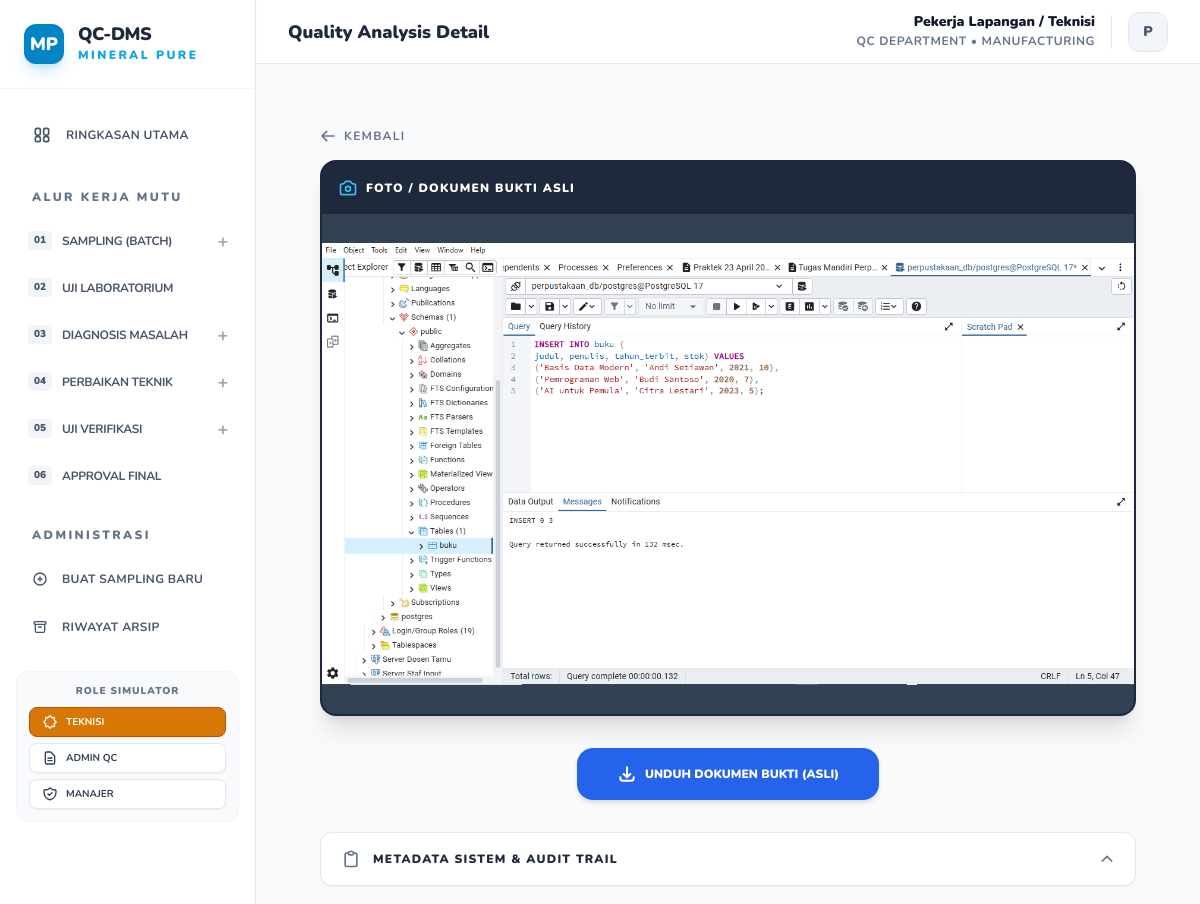
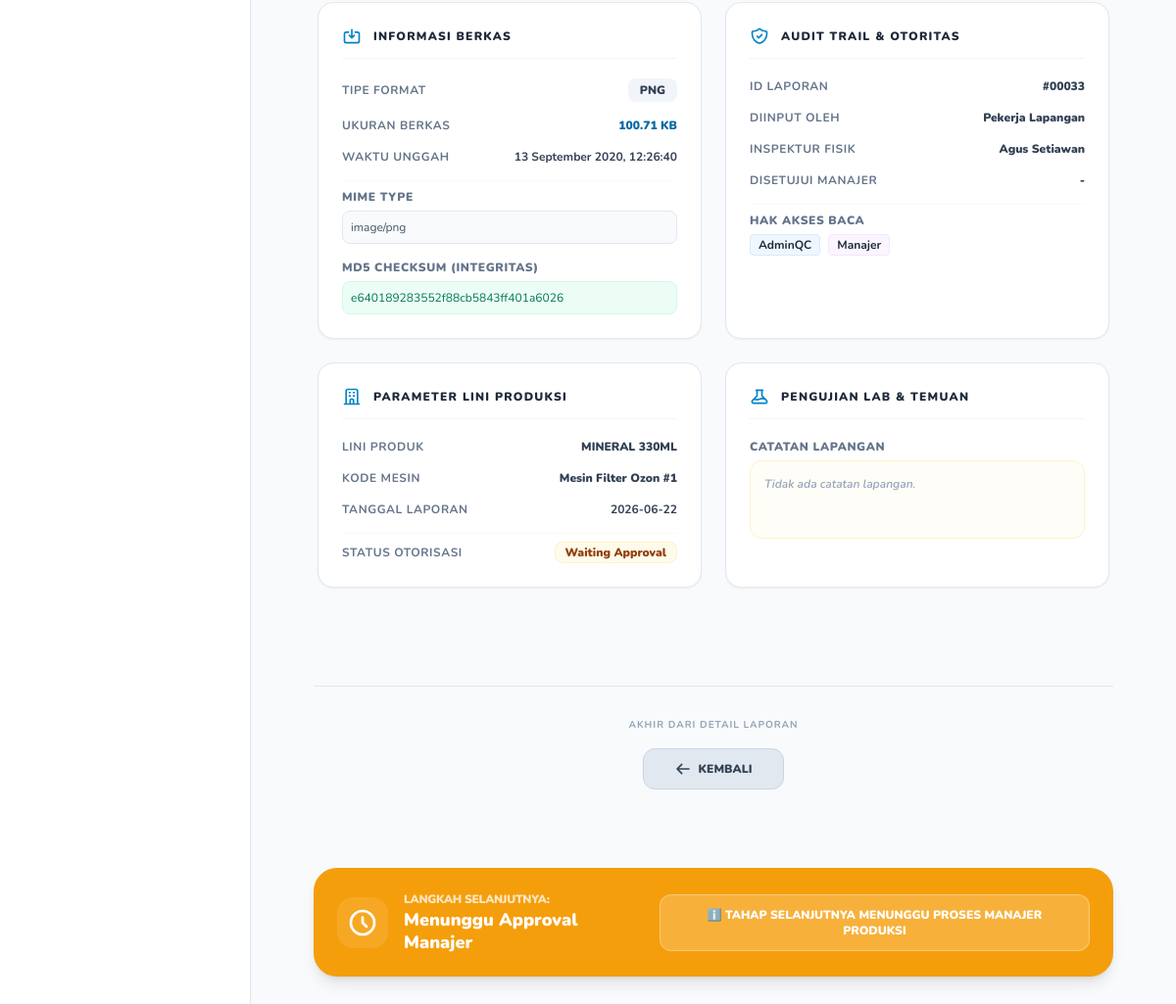
Before: /view.php?id=33 with the older database file (2 pictures, top to bottom).
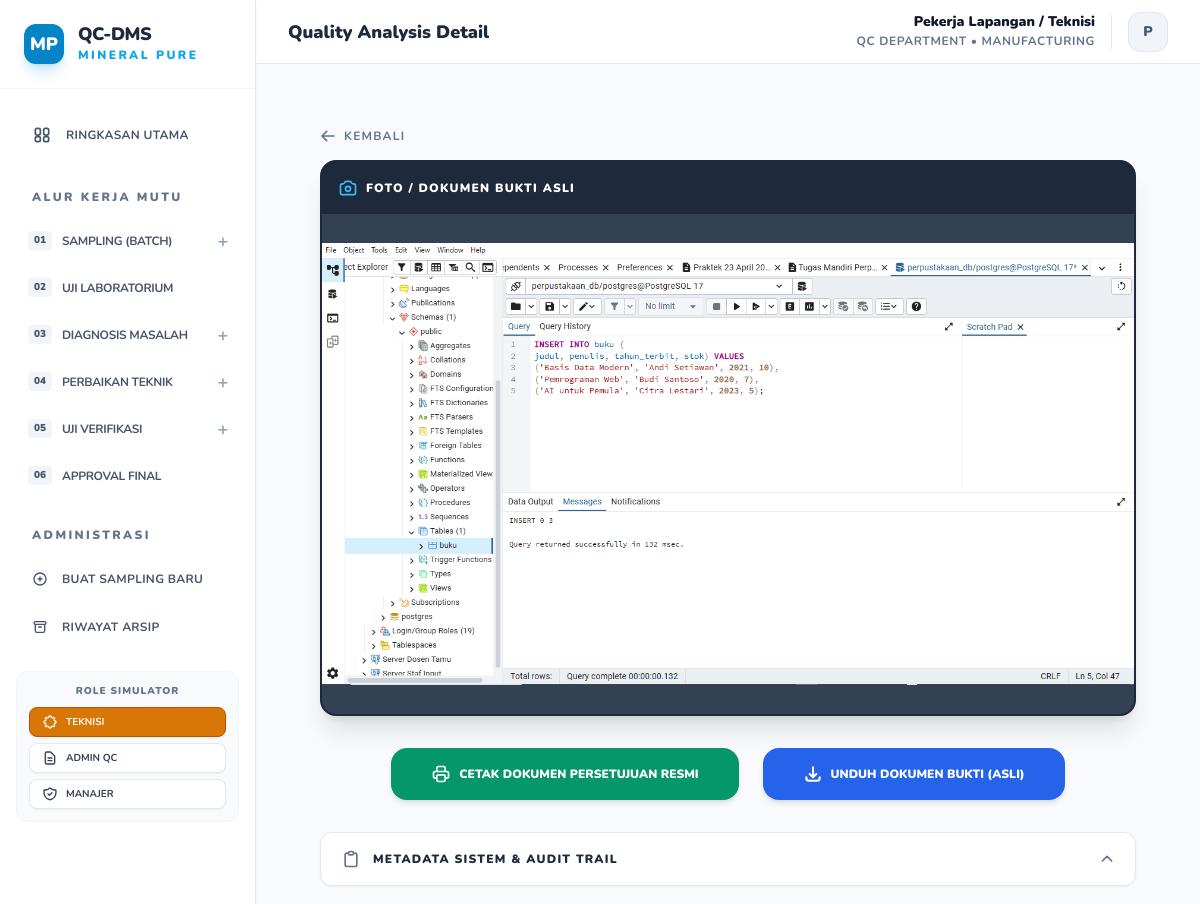
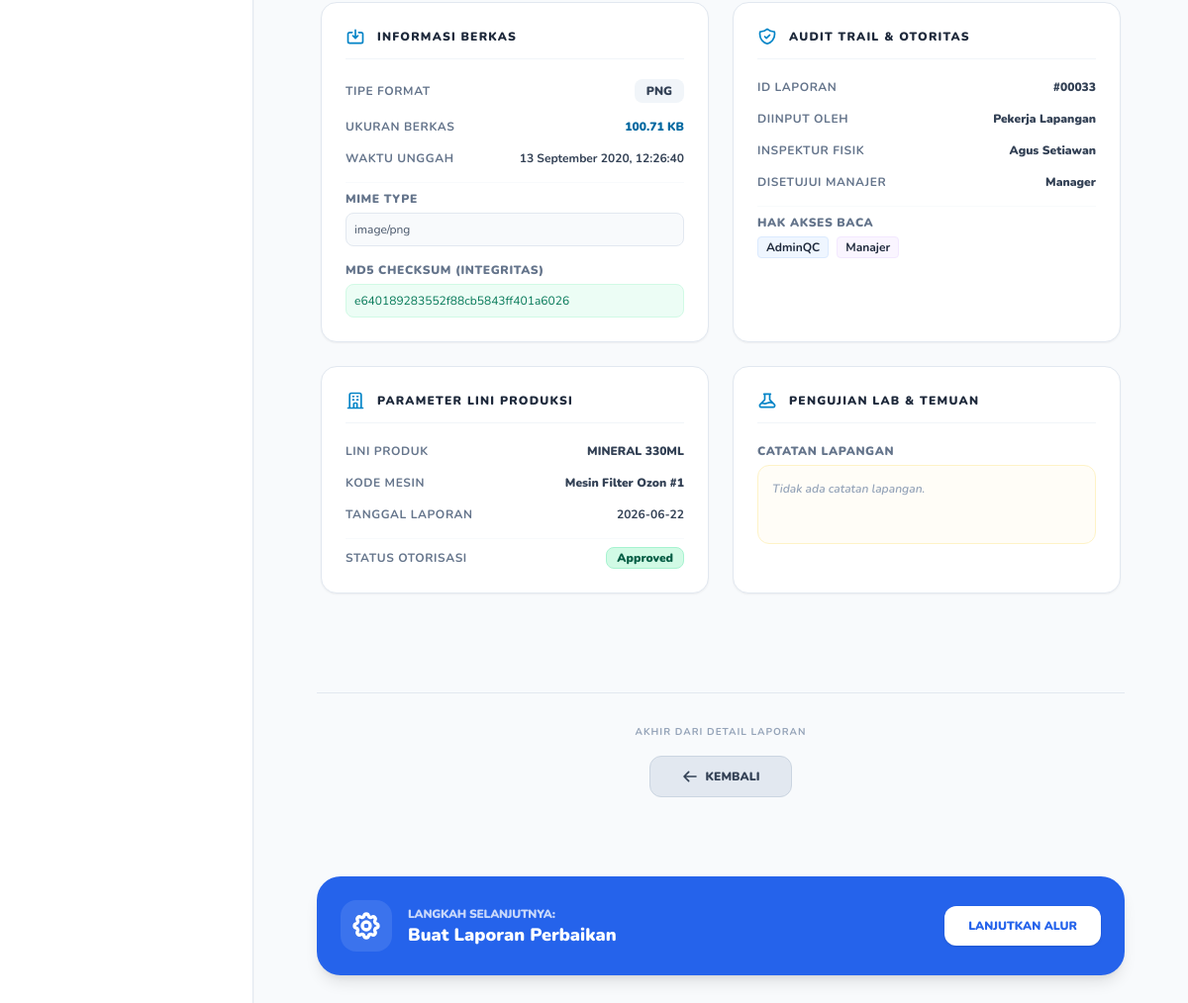
After: the same page with the newer database file (2 pictures, top to bottom).
### tables this page shows
CREATE TABLE documents (
        id INTEGER PRIMARY KEY AUTOINCREMENT,
        no_dokumen TEXT UNIQUE,
        nama_dokumen TEXT,
        produk TEXT,
        jenis TEXT,
        tanggal TEXT,
        inspector TEXT,
        machine_id TEXT,
        admin_entry_name TEXT,
        status TEXT,
        status_mutu TEXT DEFAULT 'Passed',
        approval_status TEXT DEFAULT 'Waiting Approval',
        approved_by TEXT,
        link TEXT,
        deskripsi TEXT,
        folder_path TEXT,
        parent_doc_id INTEGER,
        ph TEXT,
        tds TEXT,
        kekeruhan TEXT,
        created_at DATETIME,
        approved_at DATETIME,
        archived_at DATETIME
    , file_path TEXT, external_link TEXT);

### view.php (the view, shortened to what the changed rows need)
<?php
require 'db.php';
$id = $_GET['id'] ?? null;
$stmt = $pdo->prepare("SELECT * FROM documents WHERE id = ?");
$stmt->execute([$id]);
$doc = $stmt->fetch(PDO::FETCH_ASSOC);
$stmt = $pdo->prepare("SELECT * FROM documents WHERE parent_doc_id = ?");
$stmt->execute([$id]);
$child_docs = $stmt->fetchAll(PDO::FETCH_ASSOC);
$file_size_formatted = '0 KB';
$file_ext = 'UNKNOWN';
$file_mime = 'application/octet-stream';
$file_hash = '-';
$file_upload_time = $doc['tanggal'];
if (!empty($doc['file_path']) && file_exists($doc['file_path'])) {
    $file_size = filesize($doc['file_path']);
    $units = array('B', 'KB', 'MB', 'GB', 'TB');
    $bytes = max($file_size, 0);
    $pow = floor(($bytes ? log($bytes) : 0) / log(1024));
    $pow = min($pow, count($units) - 1);
    $bytes /= pow(1024, $pow);
    $file_size_formatted = round($bytes, 2) . ' ' . $units[$pow];
    $file_ext = strtoupper(pathinfo($doc['file_path'], PATHINFO_EXTENSION));
    $file_mime = mime_content_type($doc['file_path']);
    $file_hash = md5_file($doc['file_path']);
    $file_upload_time = date("d F Y, H:i:s", filemtime($doc['file_path']));
} elseif (!empty($doc['external_link'])) {
    $file_ext = 'CLOUD LINK';
    $file_mime = 'URI/Hyperlink';
    $file_size_formatted = 'External Storage';
    $file_hash = 'N/A (Cloud Data)';
}
?>
<!DOCTYPE html>
<html lang="id">
<head>
    <script src="https://cdn.tailwindcss.com"></script>
</head>
<body class="bg-slate-50 min-h-screen antialiased text-slate-800">
    <?php include 'sidebar.php'; ?>
    <div class="max-w-5xl mx-auto py-4 md:py-8 px-4 md:px-8 view-container">
        <?php if (!empty($doc['file_path']) || !empty($doc['external_link'])): ?>
        <div class="mb-8 no-print">
            <div class="bg-slate-900 rounded-2xl overflow-hidden shadow-xl border-2 border-slate-800">
                <div class="bg-slate-700 doc-preview-box" style="height:500px">
                    <?php if (!empty($doc['file_path'])): ?>
                        <?php
                        $ext = strtolower(pathinfo($doc['file_path'], PATHINFO_EXTENSION));
                        if (in_array($ext, ['jpg', 'jpeg', 'png', 'webp'])): ?>
                            <img src="<?= htmlspecialchars($doc['file_path']) ?>" class="w-full h-full object-contain" style="display:block">
                        <?php else: ?>
                            <iframe src="<?= htmlspecialchars($doc['file_path']) ?>" class="w-full h-full border-none"></iframe>
                        <?php endif; ?>
                    <?php endif; ?>
                </div>
            </div>
        </div>
        <?php endif; ?>
        <div class="mb-8 flex-col sm:flex-row justify-center items-center gap-4 sm:gap-6 no-print action-area desktop-action-toolbar hidden md:flex">
            <?php if ($doc['approval_status'] == 'Approved'): ?>
                <button onclick="window.print()" class="w-full sm:w-auto justify-center px-10 py-4 bg-emerald-600 text-white text-xs font-black uppercase rounded-2xl hover:bg-emerald-700 transition-all shadow-md flex items-center gap-2">
                    Cetak Dokumen Persetujuan Resmi
                </button>
            <?php endif; ?>
            <?php if (!empty($doc['file_path'])): ?>
                <a href="<?= htmlspecialchars($doc['file_path']) ?>" download class="w-full sm:w-auto justify-center px-10 py-4 bg-blue-600 text-white text-xs font-black uppercase rounded-2xl hover:bg-blue-700 transition-all shadow-md flex items-center gap-2">
                    <svg class="w-5 h-5" fill="none" stroke="currentColor" viewBox="0 0 24 24" xmlns="http://www.w3.org/2000/svg"><path stroke-linecap="round" stroke-linejoin="round" stroke-width="2.5" d="M4 16v1a3 3 0 003 3h10a3 3 0 003-3v-1m-4-4l-4 4m0 0l-4-4m4 4V4"></path></svg>
                    Unduh Dokumen Bukti (Asli)
                </a>
            <?php endif; ?>
        </div>
        <div class="mb-16">
            <div id="metadataSection" class="metadata-content open mt-4">
                <div class="no-print grid grid-cols-1 md:grid-cols-2 gap-6 p-1 mb-8 meta-grid">
                    <div class="bg-white p-6 rounded-2xl border border-slate-200 shadow-sm">
                        <ul class="space-y-4">
                            <li class="flex justify-between items-center">
                                <span class="text-xs font-bold text-slate-500 uppercase tracking-wider">Tipe Format</span>
                                <span class="text-xs font-black text-slate-700 bg-slate-100 px-3 py-1 rounded-lg"><?= $file_ext ?></span>
                            </li>
                            <li class="flex justify-between items-center">
                                <span class="text-xs font-bold text-slate-500 uppercase tracking-wider">Ukuran Berkas</span>
                                <span class="text-xs font-black text-sky-700"><?= $file_size_formatted ?></span>
                            </li>
                            <li class="flex justify-between items-center">
                                <span class="text-xs font-bold text-slate-500 uppercase tracking-wider">Waktu Unggah</span>
                                <span class="text-xs font-bold text-slate-700"><?= $file_upload_time ?></span>
                            </li>
                            <li class="flex flex-col gap-1.5 pt-2 border-t border-slate-50">
                                <span class="text-xs font-black text-slate-500 uppercase tracking-wider">MIME Type</span>
                                <span class="text-xs font-mono text-slate-600 bg-slate-50 p-2 rounded-lg border border-slate-200"><?= $file_mime ?></span>
                            </li>
                            <li class="flex flex-col gap-1.5">
                                <span class="text-xs font-black text-slate-500 uppercase tracking-wider">MD5 Checksum (Integritas)</span>
                                <span class="text-xs font-mono text-emerald-700 bg-emerald-50 p-2 rounded-lg border border-emerald-100 break-all"><?= $file_hash ?></span>
                            </li>
                        </ul>
                    </div>
                    <div class="bg-white p-6 rounded-2xl border border-slate-200 shadow-sm">
                        <ul class="space-y-4">
                            <li class="flex justify-between items-center">
                                <span class="text-xs font-bold text-slate-500 uppercase tracking-wider">ID Laporan</span>
                                <span class="text-xs font-black text-slate-700">#<?= str_pad($doc['id'], 5, '0', STR_PAD_LEFT) ?></span>
                            </li>
                            <li class="flex justify-between items-center">
                                <span class="text-xs font-bold text-slate-500 uppercase tracking-wider">Diinput Oleh</span>
                                <span class="text-xs font-black text-slate-700"><?= htmlspecialchars(str_replace('_', ' ', $doc['admin_entry_name'] ?? 'Pekerja Lapangan')) ?></span>
                            </li>
                            <li class="flex justify-between items-center">
                                <span class="text-xs font-bold text-slate-500 uppercase tracking-wider">Inspektur Fisik</span>
                                <span class="text-xs font-black text-slate-700"><?= htmlspecialchars($doc['inspector'] ?? '-') ?></span>
                            </li>
                            <li class="flex justify-between items-center">
                                <span class="text-xs font-bold text-slate-500 uppercase tracking-wider">Disetujui Manajer</span>
                                <span class="text-xs font-black text-slate-700"><?= htmlspecialchars(explode('(', $doc['approved_by'] ?? '-')[0]) ?></span>
                            </li>
                        </ul>
                    </div>
                    <div class="bg-white p-6 rounded-2xl border border-slate-200 shadow-sm">
                        <ul class="space-y-4">
                            <li class="flex justify-between items-center">
                                <span class="text-xs font-bold text-slate-500 uppercase tracking-wider">Lini Produk</span>
                                <span class="text-xs font-black text-slate-700 uppercase"><?= htmlspecialchars(str_replace('_', ' ', $doc['produk'])) ?></span>
                            </li>
                            <li class="flex justify-between items-center">
                                <span class="text-xs font-bold text-slate-500 uppercase tracking-wider">Kode Mesin</span>
                                <span class="text-xs font-black text-slate-700"><?= htmlspecialchars($doc['machine_id'] ?? '-') ?></span>
                            </li>
                            <li class="flex justify-between items-center">
                                <span class="text-xs font-bold text-slate-500 uppercase tracking-wider">Tanggal Laporan</span>
                                <span class="text-xs font-bold text-slate-700"><?= htmlspecialchars($doc['tanggal']) ?></span>
                            </li>
                            <?php if ($doc['jenis'] == 'Diagnosis_Mesin' || $doc['jenis'] == 'Approval_Manager'): ?>
                                <li class="flex justify-between items-center pt-2 border-t border-slate-50">
                                    <span class="text-xs font-bold text-slate-500 uppercase tracking-wider">Status Otorisasi</span>
                                    <?php
                                    $status_app = $doc['approval_status'] ?? 'Waiting Approval';
                                    $bg = 'text-amber-800 bg-amber-50 border-amber-100';
                                    if ($status_app == 'Approved') $bg = 'text-emerald-800 bg-emerald-100 border-emerald-200';
                                    elseif ($status_app == 'Rejected') $bg = 'text-rose-800 bg-rose-100 border-rose-200';
                                    elseif ($status_app == 'Hold') $bg = 'text-amber-900 bg-amber-100 border-amber-200';
                                    ?>
                                    <span class="text-xs font-black <?= $bg ?> border px-2.5 py-0.5 rounded-lg">
                                        <?= htmlspecialchars($status_app) ?>
                                    </span>
                                </li>
                            <?php endif; ?>
                        </ul>
                    </div>
                </div>
            </div>
        </div>
        <?php if (empty($child_docs)): ?>
            <?php
            $next_step_label = ""; $next_step_url = ""; $next_step_icon = ""; $next_step_color = "bg-blue-600";
            $next_step_role = ""; $next_step_role_name = ""; $is_waiting_approval = false;
            if ($doc['jenis'] == 'Catatan_Batch') {
                $next_step_label = "Lakukan Uji Laboratorium";
                $next_step_url = "add.php?step=2&m_id=".urlencode($doc['machine_id'])."&prod=".urlencode($doc['produk'])."&p_id=".$id;
                $next_step_role = "Admin_Entry";
                $next_step_role_name = "Admin QC / Laboratorium";
                $next_step_icon = '<svg class="w-8 h-8 text-white" fill="none" stroke="currentColor" viewBox="0 0 24 24" xmlns="http://www.w3.org/2000/svg"><path stroke-linecap="round" stroke-linejoin="round" stroke-width="2" d="M19.428 15.428a2 2 0 00-1.022-.547l-2.387-.477a6 6 0 00-3.86.517l-.318.158a6 6 0 01-3.86.517L6.05 15.21a2 2 0 00-1.806.547M8 4h8l-1 1v5.172a2 2 0 00.586 1.414l5 5c1.26 1.26.367 3.414-1.415 3.414H4.828c-1.782 0-2.674-2.154-1.414-3.414l5-5A2 2 0 009 10.172V5L8 4z"></path></svg>';
            } elseif ($doc['jenis'] == 'Diagnosis_Mesin') {
                if ($doc['approval_status'] == 'Approved') {
                    $next_step_label = "Buat Laporan Perbaikan";
                    $next_step_url = "add.php?step=4&m_id=".urlencode($doc['machine_id'])."&prod=".urlencode($doc['produk'])."&p_id=".$id;
                    $next_step_role = "Pekerja_Lapangan";
                    $next_step_role_name = "Pekerja Lapangan / Teknisi";
                    $next_step_icon = '<svg class="w-8 h-8 text-white" fill="none" stroke="currentColor" viewBox="0 0 24 24" xmlns="http://www.w3.org/2000/svg"><path stroke-linecap="round" stroke-linejoin="round" stroke-width="2.5" d="M10.325 4.317c.426-1.756 2.924-1.756 3.35 0a1.724 1.724 0 002.573 1.066c1.543-.94 3.31.826 2.37 2.37a1.724 1.724 0 001.065 2.572c1.756.426 1.756 2.924 0 3.35a1.724 1.724 0 00-1.066 2.573c.94 1.543-.826 3.31-2.37 2.37a1.724 1.724 0 00-2.572 1.065c-.426 1.756-2.924 1.756-3.35 0a1.724 1.724 0 00-2.573-1.066c-1.543.94-3.31-.826-2.37-2.37a1.724 1.724 0 00-1.065-2.572c-1.756-.426-1.756-2.924 0-3.35a1.724 1.724 0 001.066-2.573c-.94-1.543.826-3.31 2.37-2.37.996.608 2.296.07 2.572-1.065z"></path><path stroke-linecap="round" stroke-linejoin="round" stroke-width="2.5" d="M15 12a3 3 0 11-6 0 3 3 0 016 0z"></path></svg>';
                } else {
                    $is_waiting_approval = true;
                    $next_step_label = "Menunggu Approval Manajer";
                    $next_step_role = "Manager";
                    $next_step_role_name = "Manajer Produksi";
                    $next_step_color = "bg-amber-500";
                    $next_step_icon = '<svg class="w-8 h-8 text-white" fill="none" stroke="currentColor" viewBox="0 0 24 24" xmlns="http://www.w3.org/2000/svg"><path stroke-linecap="round" stroke-linejoin="round" stroke-width="2" d="M12 8v4l3 3m6-3a9 9 0 11-18 0 9 9 0 0118 0z"></path></svg>';
                }
            }
            ?>
            <?php if ($next_step_label): ?>
                <div class="<?= $next_step_color ?> rounded-3xl p-6 text-white flex flex-col md:flex-row justify-between items-start md:items-center gap-6 shadow-lg no-print mt-6">
                    <div class="flex items-center gap-4">
                        <div class="p-2.5 bg-white/10 rounded-2xl">
                            <?= $next_step_icon ?>
                        </div>
                        <div>
                            <h4 class="text-xs font-black uppercase tracking-tight opacity-75">Langkah Selanjutnya:</h4>
                            <p class="text-lg font-black leading-tight mt-0.5"><?= $next_step_label ?></p>
                        </div>
                    </div>
                    <?php if ($_SESSION['role'] == $next_step_role && !$is_waiting_approval): ?>
                        <a href="<?= $next_step_url ?>" class="w-full md:w-auto px-6 py-3 text-center bg-white <?= str_replace('bg-', 'text-', $next_step_color) ?> text-xs font-black uppercase rounded-xl shadow hover:opacity-90 transition-all">Lanjutkan Alur</a>
                    <?php else: ?>
                        <div class="w-full md:w-auto px-6 py-3 text-center bg-white/20 border border-white/30 text-white text-xs font-black uppercase rounded-xl">
                            ℹ️ Tahap selanjutnya menunggu proses <?= $next_step_role_name ?>
                        </div>
                    <?php endif; ?>
                </div>
            <?php endif; ?>
        <?php endif; ?>
    </div>
    </main>
    </div>
    </div>
</body>
</html>

Changed rows visible on the page:
changed documents "PNG": approved_by "-" → "Manager"; approval_status "Waiting Approval" → "Approved"; approval_status "Menunggu Approval Manajer" → "Buat Laporan Perbaikan"; approval_status "MANAJER PRODUKSI" → (not shown)
Other visible differences:
text no longer shown: "ℹ️ TAHAP SELANJUTNYA MENUNGGU PROSES"
text now shown: "CETAK DOKUMEN PERSETUJUAN RESMI LANJUTKAN ALUR"
